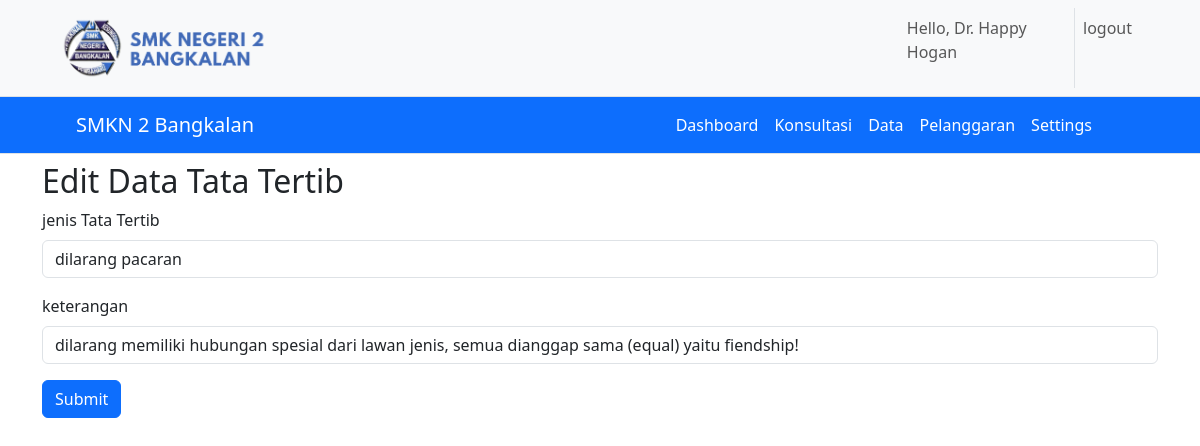
The app's page /admin/editPelanggarantatib.php?nama=dilarang pacaran (signed in) with its own data.
### tables this page shows
CREATE TABLE `settings` (
  `id` int(11) NOT NULL,
  `nama_website` varchar(256) NOT NULL,
  `total_poin` int(11) NOT NULL
);

CREATE TABLE `tata_tertib` (
  `jenis_tatib` varchar(256) NOT NULL,
  `keterangan` varchar(256) NOT NULL
);

### admin/editPelanggarantatib.php (the view, shortened to what this page needs)
<?php
include "../koneksi.php";
if ($_GET["nama"]) {
  $stmt = $con_pdo->prepare("SELECT * FROM tata_tertib WHERE jenis_tatib = :nama");
  $stmt->bindValue(":nama", $_GET['nama']);
  $stmt->execute();
  foreach ($stmt as $key => $value) {
  }
}
?>
<!DOCTYPE html>
<html lang="en">
<head>
</head>
<body>
    <?php include "../navbar.php" ?>
    <div class="container mb-5">
        <div class="row">
            <div class="col">
    <h2 class="my-2">Edit Data Tata Tertib</h2>
<form action="editPelanggarantatib.php" method="post">
  <div class="mb-3">
    <label class="form-label">jenis Tata Tertib</label>
    <input type="text" name="nama" class="form-control" value="<?php echo $value["jenis_tatib"] ?>">
  </div>
  <div class="mb-3">
    <label class="form-label">keterangan</label>
    <input type="text" name="keterangan" class="form-control" value="<?php echo $value["keterangan"] ?>">
  </div>
  <button type="submit" class="btn btn-primary" name="edit">Submit</button>
</form>
            </div>
        </div>
    </div>
</body>
</html>

### navbar.php (shortened to what this page needs)
<?php
include "koneksi.php";
$url = 'http://' . $_SERVER['HTTP_HOST'] . $_SERVER['REQUEST_URI'];
if (strpos($url, "guru") || strpos($url, "admin") || strpos($url, "siswa")) {
  ?>
  <link rel="stylesheet" href="../assets/css/bootstrap.min.css">
  <?php
}
?>
<link rel="stylesheet" href="https://cdn.jsdelivr.net/npm/bootstrap-icons@1.10.3/font/bootstrap-icons.css">
<nav class="navbar navbar-expand-lg bg-light px-5 navbar-light border-bottom d-print-none" style="z-index: 20">
  <div class="container-fluid d-print-none">
    <div class="collapse navbar-collapse d-print-none" id="navbarSupportedContent">
      <ul class="navbar-nav me-auto mb-2 mb-lg-0">
        <img src="/desi/assets/img/header_smkn2bkl.png" alt="smkn 2 bkl" width="25%">
      </ul>
      <ul class="navbar-nav ms-auto">
        <?php
        if (isset($_SESSION["username"])) {
          if (isset($_SESSION["guru"])) {
          ?>
          <li class="nav-item">
              <p class="nav-link">Hello, <?php echo $_SESSION["guru"]["nama"] ?></p>
          </li>
      <li class="nav-item border-start">
          <?php
          }
          elseif (isset($_SESSION["admin"])) {
            ?>
            <li class="nav-item">
                <p class="nav-link">Hello, <?php echo $_SESSION["admin"]["nama"] ?></p>
            </li>
        <li class="nav-item border-start">
            <?php
          }
        }
          if (isset($_SESSION["guru"]) || isset($_SESSION["admin"]) || isset($_SESSION["siswa"])) {
              ?>
              <form action="../logout.php" method="POST">
                <input class="nav-link" type="submit" value="logout" name="logout" onclick="return confirm('Yakin ingin keluar?')">
              </form>
              <?php
          }
          ?>
        </li>
      </ul>
    </div>
  </div>
</nav>
<nav class="navbar sticky-top navbar-dark border-bottom bg-primary navbar-expand-lg mx-6 my-6 px-3 d-print-none" style="z-index: 10">
  <div class="container-fluid mx-5 d-print-none">
    <?php
    $query = "SELECT nama_website FROM settings";
    $result = $con_mysqli->query($query);
    $row = $result->fetch_assoc();
    $nama_web = $row["nama_website"];
    if (isset($_SESSION["guru"])) {
      echo '<a class="navbar-brand fs-5" href="/desi/guru/index.php">'.$nama_web.'</a>';
    }
    elseif (isset($_SESSION["siswa"])) {
      echo '<a class="navbar-brand fs-5" href="/desi/siswa/index.php">'.$nama_web.'</a>';
    }
    elseif (isset($_SESSION["admin"])) {
      echo '<a class="navbar-brand fs-5" href="/desi/admin/index.php">'.$nama_web.'</a>';
    }
    else {
      echo '<a class="navbar-brand fs-5" href="/desi/index.php">'.$nama_web.'</a>';
    }
    ?>
    <div class="collapse navbar-collapse flex-grow-1 text-right mx-4" id="navbarNav">
      <ul class="navbar-nav ms-auto">
        <?php
          if (isset($_SESSION["admin"])) {
            ?>
            <li class="nav-item">
                <a class="nav-link active" href="/desi/admin/index.php">Dashboard</a>
            </li>
              <li class="nav-item">
                  <a class="nav-link active" href="/desi/admin/konsultasi.php">Konsultasi</a>
              </li>
              <li class="nav-item">
                  <a class="nav-link active" href="/desi/admin/data.php">Data</a>
              </li>
              <li class="nav-item">
                  <a class="nav-link active" href="/desi/admin/pelanggaran.php">Pelanggaran</a>
              </li>
              <li class="nav-item">
                  <a class="nav-link active" href="/desi/admin/settings.php">Settings</a>
              </li>
            <?php
          }
        ?>
      </ul>
    </div>
  </div>
</nav>

### records on screen
settings: nama_website "SMKN 2 Bangkalan"
tata_tertib: nama "dilarang pacaran", keterangan "dilarang memiliki hubungan spesial dari lawan jenis, semua dianggap sama (equal) yaitu fiendship!"

### other values on screen
$_SESSION["admin"]["nama"] "Dr. Happy Hogan"
